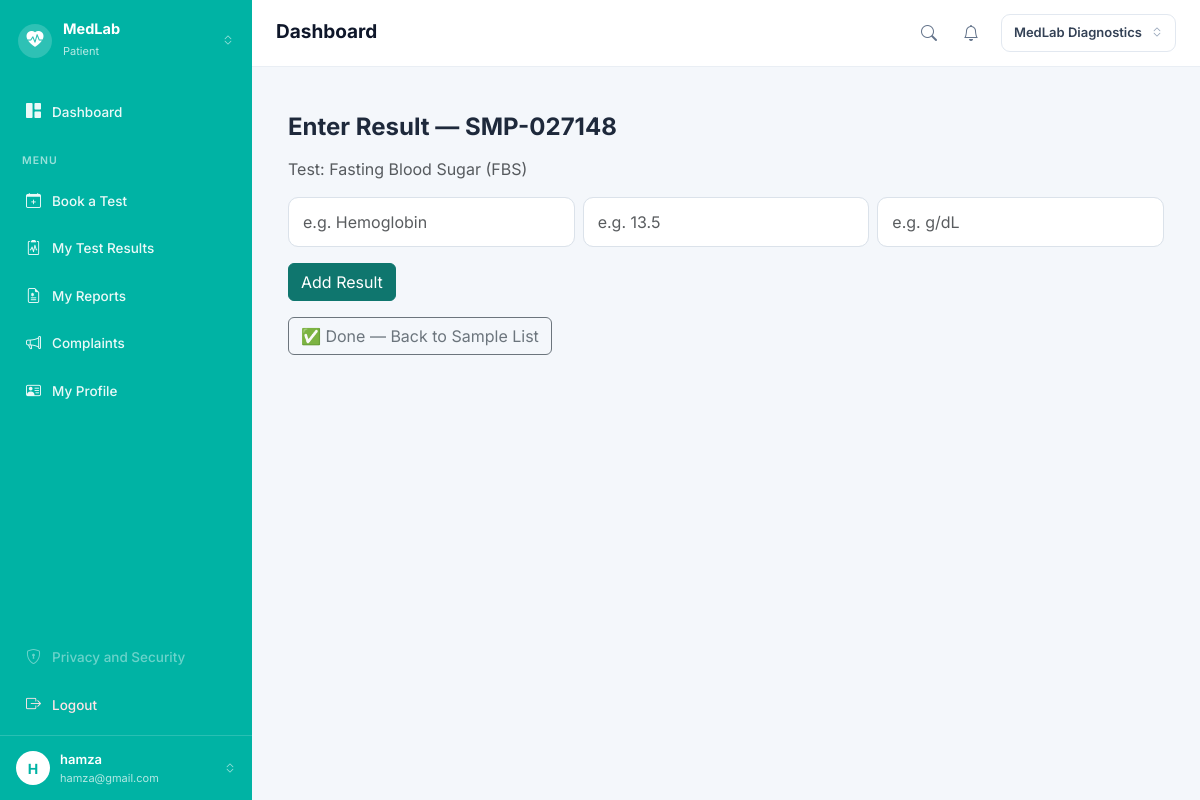
/medlab/samples/6/enter-result (signed in), run on an earlier commit of the app's database.
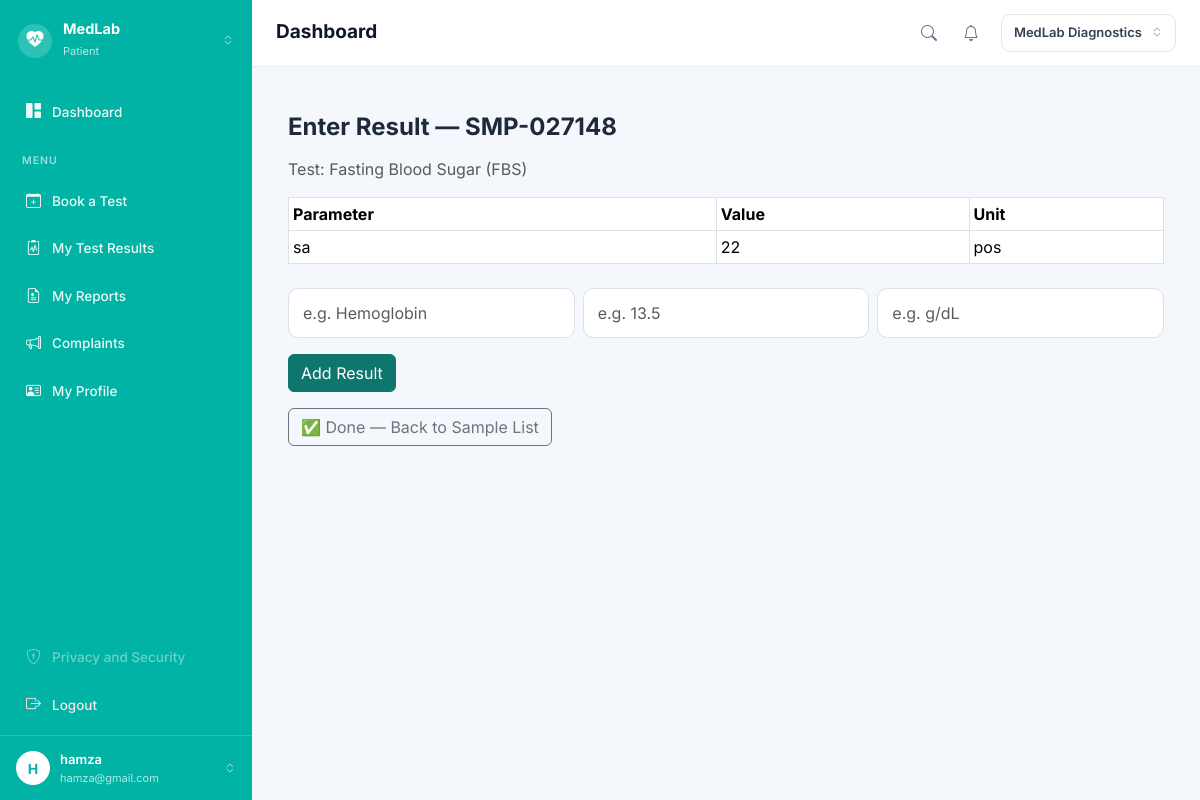
And on a later commit of the database.
### app/models/test_result.py (models this page shows, shortened)
class TestResult(db.Model):
    __tablename__ = "test_results"
    id = db.Column(db.Integer, primary_key=True)
    sample_id = db.Column(
        db.Integer,
        db.ForeignKey("samples.id"),
        nullable=False
    )
    parameter = db.Column(db.String(100), nullable=False)   # e.g. "Hemoglobin"
    value = db.Column(db.String(50), nullable=False)         # e.g. "13.5"
    unit = db.Column(db.String(20), nullable=True)            # e.g. "g/dL"
    entered_by = db.Column(
        db.Integer,
        db.ForeignKey("staff.id"),
        nullable=True
    )
    entered_at = db.Column(
        db.DateTime,
        default=lambda: datetime.now(timezone.utc),
        nullable=False
    )
    sample = db.relationship("Sample", backref="results")
    technician = db.relationship("Staff")

### app/medlab/routes.py (the view, shortened to what this page needs)
@medlab.route("/samples/<int:sample_id>/enter-result", methods=["GET", "POST"])
@login_required
def enter_result(sample_id):
    sample = Sample.query.get_or_404(sample_id)
    form = ResultEntryForm()
    existing_results = TestResult.query.filter_by(sample_id=sample.id).all()
    return render_template(
        "medlab/enter_result.html",
        sample=sample,
        form=form,
        results=existing_results
    )

### app/medlab/forms.py
class ResultEntryForm(FlaskForm):
    parameter = StringField(
        "Parameter",
        validators=[
            DataRequired(message="Parameter name is required."),
            Length(min=2, max=100, message="Parameter must be 2-100 characters.")
        ]
    )
    value = StringField(
        "Value",
        validators=[
            DataRequired(message="Result value is required."),
            Length(min=1, max=50, message="Value is too long.")
        ]
    )
    unit = StringField(
        "Unit",
        validators=[
            Optional(),
            Length(max=20, message="Unit is too long.")
        ]
    )

### app/auth/routes.py (called while the page is built)
@login_manager.user_loader
def load_user(user_id):
    return db.session.get(
        User,
        int(user_id)
    )

### app/templates/medlab/enter_result.html (shortened to what this page needs)
{% extends "base.html" %}
{% block content %}
<div class="container mt-4">
    <h4 class="fw-bold mb-3">Enter Result — {{ sample.sample_code }}</h4>
    <p class="text-muted">Test: {{ sample.booking_item.test.name }}</p>
    {% if results %}
    <table class="table table-sm table-bordered mb-4">
        <thead><tr><th>Parameter</th><th>Value</th><th>Unit</th></tr></thead>
        <tbody>
            {% for r in results %}
            <tr><td>{{ r.parameter }}</td><td>{{ r.value }}</td><td>{{ r.unit }}</td></tr>
            {% endfor %}
        </tbody>
    </table>
    {% endif %}
    <form method="POST">
        <div class="row g-2 mb-3">
            <div class="col-md-4">
                {{ form.parameter(class="form-control", placeholder="e.g. Hemoglobin") }}
            </div>
            <div class="col-md-4">
                {{ form.value(class="form-control", placeholder="e.g. 13.5") }}
            </div>
            <div class="col-md-4">
                {{ form.unit(class="form-control", placeholder="e.g. g/dL") }}
            </div>
        </div>
        <button type="submit" class="btn btn-primary">Add Result</button>
    </form>
    <a href="{{ url_for('medlab.collected_samples') }}" class="btn btn-outline-secondary mt-3">
        ✅ Done — Back to Sample List
    </a>
</div>
{% endblock %}

What changed in the data, as far as the page shows it:
added TestResult: parameter "sa", value "22", unit "pos"
Also different on the page:
text now shown: "Parameter Value Unit"
